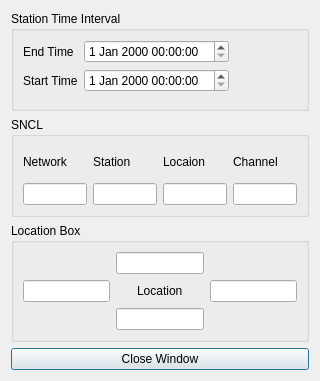
<?xml version="1.0" encoding="UTF-8"?>
<ui version="4.0">
 <class>StationOptionsDialog</class>
 <widget class="QDialog" name="StationOptionsDialog">
  <property name="geometry">
   <rect>
    <x>0</x>
    <y>0</y>
    <width>320</width>
    <height>381</height>
   </rect>
  </property>
  <property name="minimumSize">
   <size>
    <width>320</width>
    <height>0</height>
   </size>
  </property>
  <property name="windowTitle">
   <string>Dialog</string>
  </property>
  <layout class="QVBoxLayout" name="verticalLayout">
   <item>
    <widget class="QGroupBox" name="timeGroupBox">
     <property name="minimumSize">
      <size>
       <width>0</width>
       <height>0</height>
      </size>
     </property>
     <property name="styleSheet">
      <string notr="true"/>
     </property>
     <property name="title">
      <string>Station Time Interval</string>
     </property>
     <layout class="QFormLayout" name="formLayout_2">
      <property name="fieldGrowthPolicy">
       <enum>QFormLayout::FieldsStayAtSizeHint</enum>
      </property>
      <item row="1" column="1">
       <widget class="QDateTimeEdit" name="endtimeDateTimeEdit"/>
      </item>
      <item row="1" column="0">
       <widget class="QLabel" name="endtimeLabel">
        <property name="text">
         <string>End Time</string>
        </property>
       </widget>
      </item>
      <item row="2" column="1">
       <widget class="QDateTimeEdit" name="starttimeDateTimeEdit"/>
      </item>
      <item row="2" column="0">
       <widget class="QLabel" name="starttimeLabel">
        <property name="text">
         <string>Start Time</string>
        </property>
       </widget>
      </item>
     </layout>
    </widget>
   </item>
   <item>
    <widget class="QGroupBox" name="snclGroupBox">
     <property name="title">
      <string>SNCL</string>
     </property>
     <layout class="QGridLayout" name="gridLayout_2">
      <item row="1" column="2">
       <widget class="QLineEdit" name="stationLineEdit"/>
      </item>
      <item row="0" column="1">
       <widget class="QLabel" name="networkLabel">
        <property name="text">
         <string>Network</string>
        </property>
       </widget>
      </item>
      <item row="1" column="1">
       <widget class="QLineEdit" name="networkLineEdit"/>
      </item>
      <item row="0" column="2">
       <widget class="QLabel" name="stationLabel">
        <property name="text">
         <string>Station</string>
        </property>
       </widget>
      </item>
      <item row="1" column="3">
       <widget class="QLineEdit" name="locationLineEdit"/>
      </item>
      <item row="1" column="4">
       <widget class="QLineEdit" name="channelLineEdit"/>
      </item>
      <item row="0" column="3">
       <widget class="QLabel" name="locationLabel">
        <property name="text">
         <string>Locaion</string>
        </property>
       </widget>
      </item>
      <item row="0" column="4">
       <widget class="QLabel" name="channelLabel">
        <property name="text">
         <string>Channel</string>
        </property>
       </widget>
      </item>
     </layout>
    </widget>
   </item>
   <item>
    <widget class="QGroupBox" name="locationGroupBox">
     <property name="title">
      <string>Location Box</string>
     </property>
     <layout class="QGridLayout" name="gridLayout_3">
      <item row="2" column="0">
       <widget class="QLineEdit" name="minlonLineEdit"/>
      </item>
      <item row="2" column="2">
       <widget class="QLineEdit" name="maxlonLineEdit"/>
      </item>
      <item row="2" column="1" alignment="Qt::AlignHCenter">
       <widget class="QLabel" name="centerLabel">
        <property name="text">
         <string>Location</string>
        </property>
       </widget>
      </item>
      <item row="3" column="1">
       <widget class="QLineEdit" name="minlatLineEdit"/>
      </item>
      <item row="0" column="1">
       <widget class="QLineEdit" name="maxlatLineEdit"/>
      </item>
     </layout>
    </widget>
   </item>
   <item>
    <widget class="QPushButton" name="closeButton">
     <property name="text">
      <string>Close Window</string>
     </property>
    </widget>
   </item>
  </layout>
 </widget>
 <resources/>
 <connections/>
</ui>
